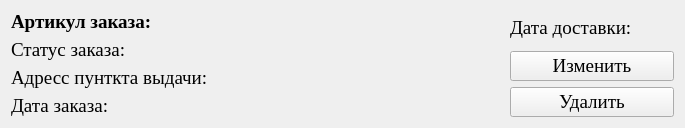
<?xml version="1.0" encoding="UTF-8"?>
<ui version="4.0">
 <class>Order</class>
 <widget class="QFrame" name="Order">
  <property name="geometry">
   <rect>
    <x>0</x>
    <y>0</y>
    <width>685</width>
    <height>122</height>
   </rect>
  </property>
  <property name="minimumSize">
   <size>
    <width>685</width>
    <height>0</height>
   </size>
  </property>
  <property name="maximumSize">
   <size>
    <width>685</width>
    <height>16777215</height>
   </size>
  </property>
  <property name="baseSize">
   <size>
    <width>685</width>
    <height>0</height>
   </size>
  </property>
  <property name="font">
   <font>
    <family>Times New Roman</family>
    <pointsize>14</pointsize>
   </font>
  </property>
  <property name="windowTitle">
   <string>Frame</string>
  </property>
  <layout class="QHBoxLayout" name="horizontalLayout" stretch="3,1">
   <item>
    <layout class="QVBoxLayout" name="verticalLayout">
     <item>
      <widget class="QLabel" name="Article">
       <property name="font">
        <font>
         <weight>75</weight>
         <bold>true</bold>
        </font>
       </property>
       <property name="text">
        <string>Артикул заказа: </string>
       </property>
      </widget>
     </item>
     <item>
      <widget class="QLabel" name="Status">
       <property name="text">
        <string>Статус заказа: </string>
       </property>
      </widget>
     </item>
     <item>
      <widget class="QLabel" name="Address">
       <property name="text">
        <string>Адресс пунткта выдачи: </string>
       </property>
       <property name="wordWrap">
        <bool>true</bool>
       </property>
      </widget>
     </item>
     <item>
      <widget class="QLabel" name="Date">
       <property name="text">
        <string>Дата заказа: </string>
       </property>
      </widget>
     </item>
    </layout>
   </item>
   <item>
    <layout class="QVBoxLayout" name="verticalLayout_2">
     <item>
      <widget class="QLabel" name="DateDelivery">
       <property name="text">
        <string>Дата доставки: </string>
       </property>
      </widget>
     </item>
     <item>
      <widget class="QPushButton" name="Update">
       <property name="text">
        <string>Изменить</string>
       </property>
      </widget>
     </item>
     <item>
      <widget class="QPushButton" name="Delete">
       <property name="text">
        <string>Удалить</string>
       </property>
      </widget>
     </item>
    </layout>
   </item>
  </layout>
 </widget>
 <resources/>
 <connections/>
</ui>
